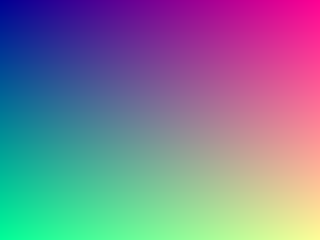
Frame 1 (no input)
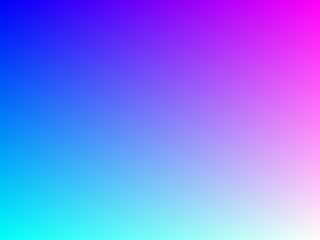
Frame 60 (the mouse pressed at the canvas centre just before this capture)
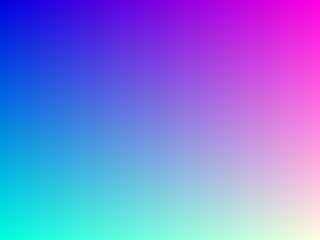
Frame 120 (the mouse held since frame 60 and released just before this capture)

The Processing sketch that drew these frames (run headless with seeded random() and noise(); from frame 60 on, the mouse is pressed at the canvas centre):

// Processing sketch: Plasma
// ── Plasma.pde
void setup() {
  //fullScreen();
  size(320, 240);
}
 
void draw() {
  for (int y = 0; y < height; y=y+1) {
    for (int x = 0; x < width; x=x+1) {
      float r = 255 * (x / (float) width);
      float g = 255 * (y / (float) height);
      float b = 127.5 + 127.5 * sin(millis() / 1000.0);
      set(x, y, color(r, g, b));
    }
  }
}
